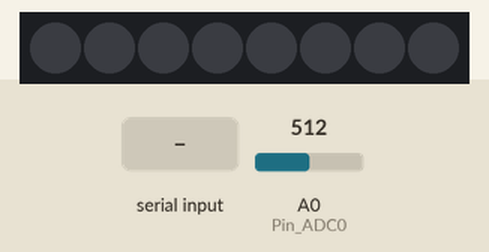
A sketch run on a simulated Arduino Uno, built with avr-gcc and run on an emulated ATmega328P. Parts: 8 RGB LEDs in strip order, left to right. Inputs (shaded band) come from the test bench; at power-on: A0 (Pin_ADC0) = 512. Dim RGB values are drawn brighter than linear; what the sketch prints to the serial monitor is not drawn.

Above: at 1.2 s.
1.3 s: "start\n" received over Serial
At 2.1 s:
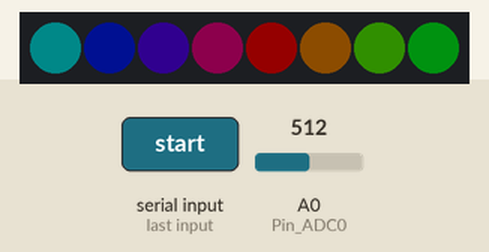
2.8 s: A0 (Pin_ADC0) set to 716
At 3.2 s:
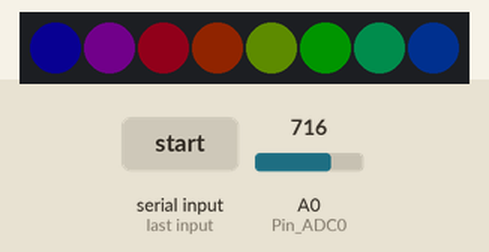
4.3 s: A0 (Pin_ADC0) set to 306
At 5.4 s:
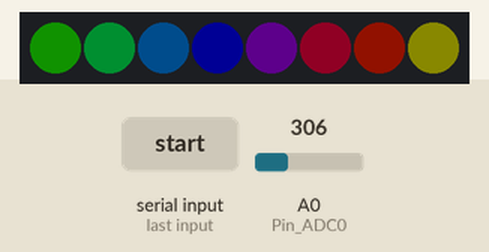
5.8 s: A0 (Pin_ADC0) set to 160
At 6.8 s:
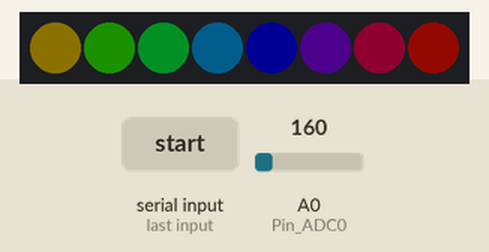
7.3 s: A0 (Pin_ADC0) set to 511
At 7.8 s:
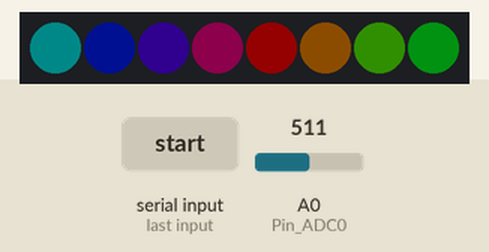
8.8 s: "stop\n" received over Serial
At 9.1 s:
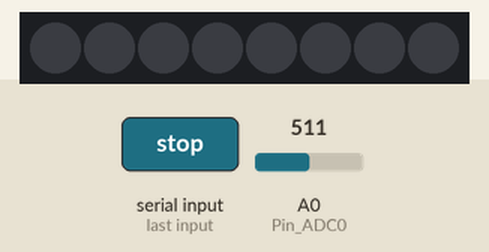
Timing chart, 0 to 11.3 s (numbered marks = the images above; inputs shaded):
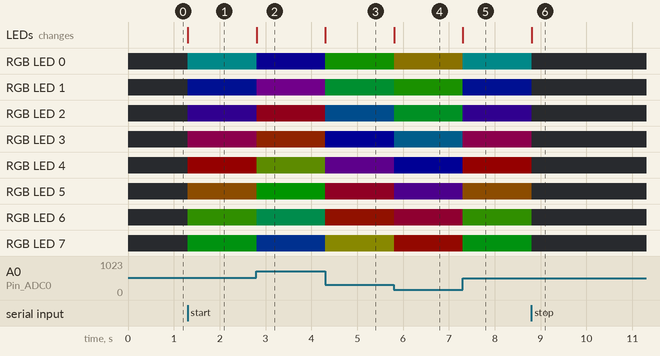

Measured:
- after the input at 1.3 s, RGB LED 0: off → RGB(0, 10, 10) at once; RGB LED 1: off → RGB(0, 2, 18) at once; RGB LED 2: off → RGB(5, 0, 15) at once; RGB LED 3: off → RGB(13, 0, 7) at once; RGB LED 4: off → RGB(20, 0, 0) at once; the LEDs: change at once (image 1)
- after the input at 2.8 s, RGB LED 0: RGB(0, 10, 10) → RGB(1, 0, 18) at once; RGB LED 1: RGB(0, 2, 18) → RGB(9, 0, 11) at once; RGB LED 2: RGB(5, 0, 15) → RGB(17, 0, 3) at once; RGB LED 3: RGB(13, 0, 7) → RGB(16, 4, 0) at once; RGB LED 4: RGB(20, 0, 0) → RGB(8, 12, 0) at once; the LEDs: change at once (image 2)
- after the input at 4.3 s, RGB LED 0: RGB(1, 0, 18) → RGB(2, 18, 0) at once; RGB LED 1: RGB(9, 0, 11) → RGB(0, 15, 5) at once; RGB LED 2: RGB(17, 0, 3) → RGB(0, 7, 13) at once; RGB LED 3: RGB(16, 4, 0) → RGB(0, 0, 20) at once; RGB LED 4: RGB(8, 12, 0) → RGB(8, 0, 12) at once; the LEDs: change at once (image 3)
- after the input at 5.8 s, RGB LED 0: RGB(2, 18, 0) → RGB(11, 9, 0) at once; RGB LED 1: RGB(0, 15, 5) → RGB(3, 17, 0) at once; RGB LED 2: RGB(0, 7, 13) → RGB(0, 16, 4) at once; RGB LED 3: RGB(0, 0, 20) → RGB(0, 8, 12) at once; RGB LED 4: RGB(8, 0, 12) → RGB(0, 0, 20) at once; the LEDs: change at once (image 4)
- after the input at 7.3 s, RGB LED 0: RGB(11, 9, 0) → RGB(0, 10, 10) at once; RGB LED 1: RGB(3, 17, 0) → RGB(0, 2, 18) at once; RGB LED 2: RGB(0, 16, 4) → RGB(5, 0, 15) at once; RGB LED 3: RGB(0, 8, 12) → RGB(13, 0, 7) at once; RGB LED 4: RGB(0, 0, 20) → RGB(20, 0, 0) at once; the LEDs: change at once (image 5)
- after the input at 8.8 s, RGB LED 0: RGB(0, 10, 10) → off at once; RGB LED 1: RGB(0, 2, 18) → off at once; RGB LED 2: RGB(5, 0, 15) → off at once; RGB LED 3: RGB(13, 0, 7) → off at once; RGB LED 4: RGB(20, 0, 0) → off at once; the LEDs: change at once (image 6)

The sketch:

Soft_Rainbow_Light.ino
```cpp
/*
	Project 10.3 Soft Rainbow Light

	Use a potentiometer to control Freenove 8 RGBLED Module.
*/

#include <Adafruit_NeoPixel.h>
#define Pin 3
#define NumPixels 8
#define Pin_ADC0 0
int red = 0;
int green = 0;
int blue = 0;
Adafruit_NeoPixel strip(NumPixels, Pin, NEO_GRB + NEO_KHZ800);
String command;

void setup() {
	// Put your setup code here, to run once:
	strip.begin();
	strip.setBrightness(20);
	Serial.begin(9600);
}

void loop() {
	// Put your main code here, to run repeatedly:
	int ADC_mapped = -1;

	detect_trigger_word();

	while (command == "start") {
		if (map(analogRead(Pin_ADC0), 0, 1023, 0, 255) != ADC_mapped) {
			ADC_mapped = map(analogRead(Pin_ADC0), 0, 1023, 0, 255);
			Serial.print("on," + String(ADC_mapped));

			for (int i = 0; i < 8; i++) {
				Wheel(((i * 256 / 8) + ADC_mapped) & 255);
				strip.setPixelColor(i, strip.Color(red, green, blue));
			}

			strip.show();
		}

		custom_delay(10);

		if (command == "stop") {stop(); break;}
	}
}

void Wheel(byte WheelPos) {
	WheelPos = 255 - WheelPos;

	if (WheelPos < 85) {
		red = 255 - WheelPos * 3;
		green = 0;
		blue = WheelPos * 3;
	}
	else if (WheelPos < 170) {
		WheelPos -= 85;
		red = 0;
		green = WheelPos * 3;
		blue = 255 - WheelPos * 3;
	}
	else {
		WheelPos -= 170;
		red = WheelPos * 3;
		green = 255 - WheelPos * 3;
		blue = 0;
	}
}

void stop() {
	for (int i = 0; i < NumPixels; i++) {
		strip.setPixelColor(i, 0, 0, 0);
		strip.show();
	}

	Serial.write("off"); // Write binary data to the serial port
}

// Function for custom time delay
void custom_delay(int time_period) {
	unsigned long time_now = millis(); // Return the number of milliseconds passed since the Arduino board began running the current program

	while (millis() < time_now + time_period) {
		detect_trigger_word();

		if (command == "stop") break;
	}
}

void detect_trigger_word() {
	String aux;

	if (Serial.available() > 0) { // Serial.available() -> Get the number of bytes (characters) available for reading from the serial port
		aux = Serial.readStringUntil('\n'); // Read incoming serial data

		if (aux == "start" || aux == "stop") {command = aux;}
	}
}
```
